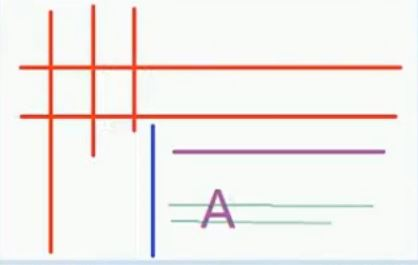
#> input picture bin2.JPG, 418 x 265 px, found by its file name
$ python tutorial_15.py
#> lines starting #> are read from the running program, lines starting #| are printed output that depends on the picture; after the words box and inside, x2 and y2 are one past the last pixel; in counts of white or black regions, pixels touching at a corner belong together
#> further down, img is the input picture: shape (265, 418, 3); mean B, G, R 235.2, 237.9, 243
import cv2 as cv
import numpy as np

#腐蚀
def erode_demo(img):
    gray=cv.cvtColor(img,cv.COLOR_BGR2GRAY)
    ret,binary= cv.threshold(gray,0,255,cv.THRESH_BINARY|cv.THRESH_OTSU)
    cv.imshow("binary",binary)
    kernel=cv.getStructuringElement(cv.MORPH_RECT,(3,3))
    dst=cv.erode(binary,kernel)
    cv.imshow("erode_demo",dst)
#膨胀
def dilate_demo(img):
    gray=cv.cvtColor(img,cv.COLOR_BGR2GRAY)
    ret,binary= cv.threshold(gray,0,255,cv.THRESH_BINARY|cv.THRESH_OTSU)
    kernel=cv.getStructuringElement(cv.MORPH_RECT,(3,3))
    dst=cv.dilate(binary,kernel)
    cv.imshow("dilate_demo",dst)

#开操作
def open_demo(img):
    gray=cv.cvtColor(img,cv.COLOR_BGR2GRAY)
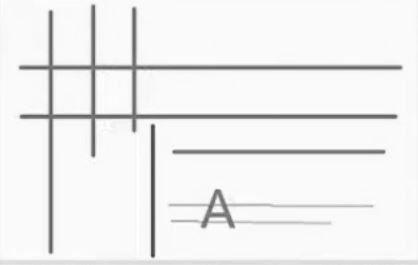
#> gray: shape (265, 418); min 63, max 255, mean 239.1
    ret,binary= cv.threshold(gray,0,255,cv.THRESH_BINARY_INV|cv.THRESH_OTSU)
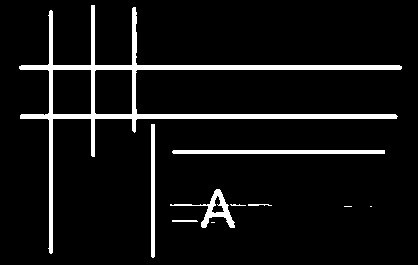
#> binary: shape (265, 418); 7.1% white; 10 white regions (3 under 20 px), largest, box (x1, y1, x2, y2) and area: (19, 5, 402, 254) 5802, (172, 150, 385, 154) 850, (170, 189, 235, 228) 562
#> ret = 189
    kernel=cv.getStructuringElement(cv.MORPH_RECT,(15,1))
    dst=cv.morphologyEx(binary,cv.MORPH_OPEN,kernel)
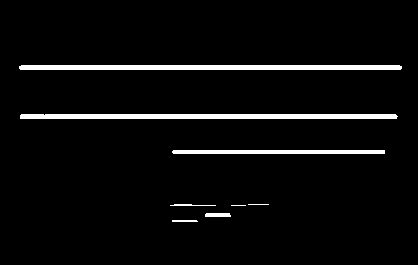
#> dst: shape (265, 418); 4.4% white; 8 white regions (1 under 20 px), largest, box (x1, y1, x2, y2) and area: (19, 65, 402, 70) 1909, (20, 114, 398, 119) 1883, (172, 150, 385, 154) 850
    cv.imshow("open_demo",dst)

#闭操作
def close_demo(img):
    gray=cv.cvtColor(img,cv.COLOR_BGR2GRAY)
    ret,binary= cv.threshold(gray,0,255,cv.THRESH_BINARY|cv.THRESH_OTSU)
    kernel=cv.getStructuringElement(cv.MORPH_RECT,(10,10))  #取大一点，将填充大的闭合区域
    dst=cv.morphologyEx(binary,cv.MORPH_CLOSE,kernel)
    cv.imshow("close_demo",dst)

#img=cv.imread("E:/github_repository/VSC_Python/bin.JPG") #闭操作
img=cv.imread("E:/github_repository/VSC_Python/bin2.JPG") #开操作
cv.namedWindow("input image",cv.WINDOW_AUTOSIZE)
cv.imshow("input image",img)
#erode_demo(img)
#dilate_demo(img)
open_demo(img)
#close_demo(img)
cv.waitKey(0)
cv.destroyAllWindows()
